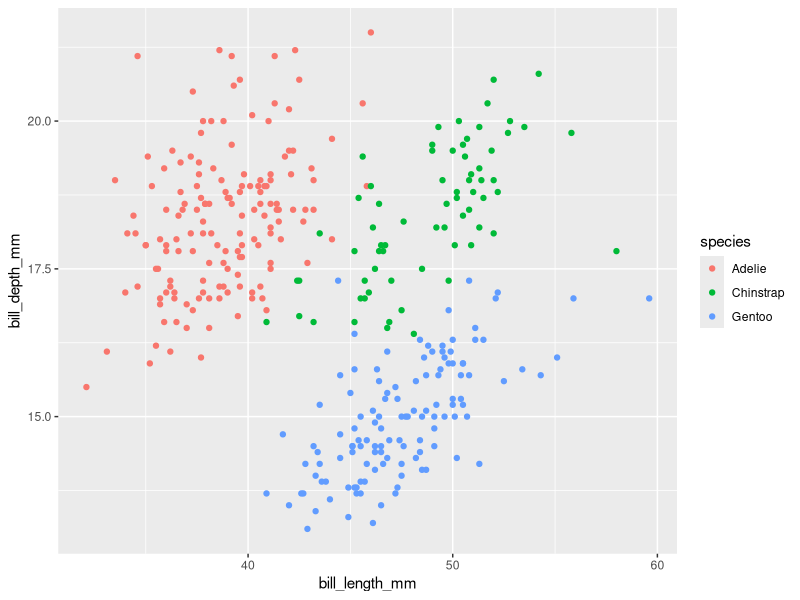
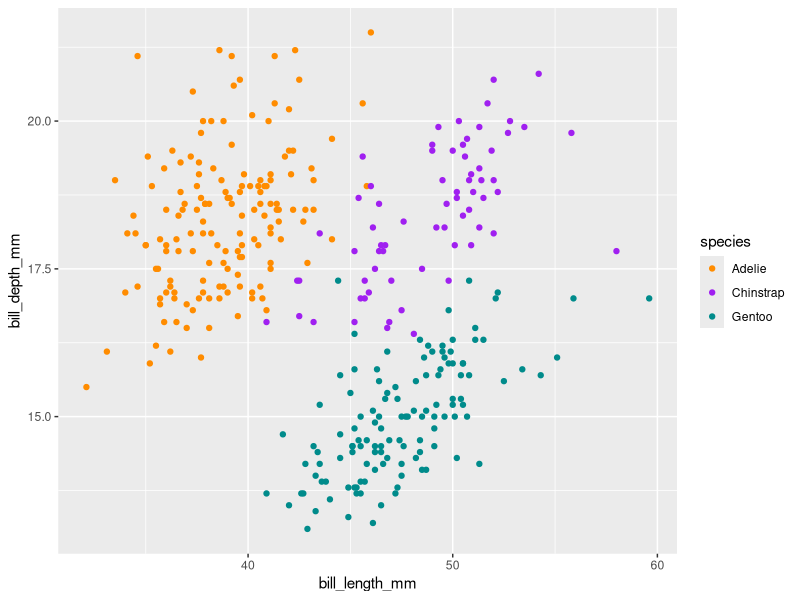
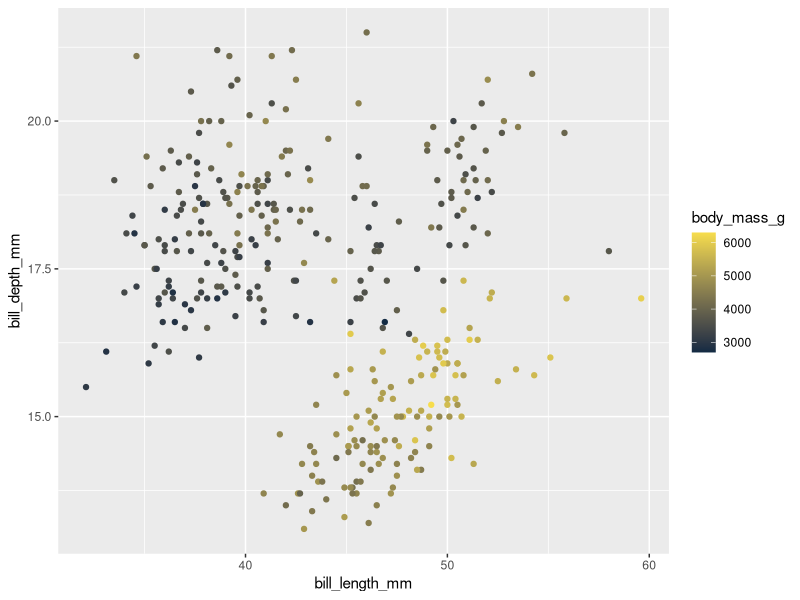
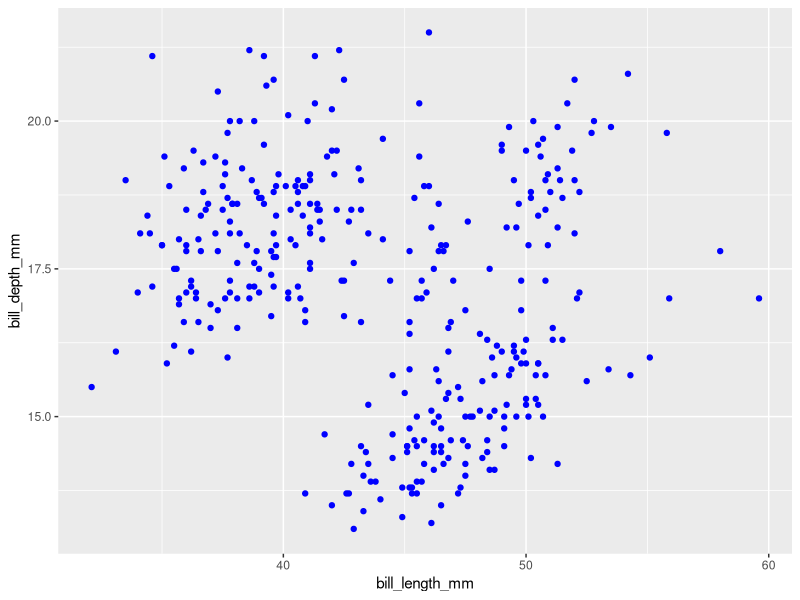
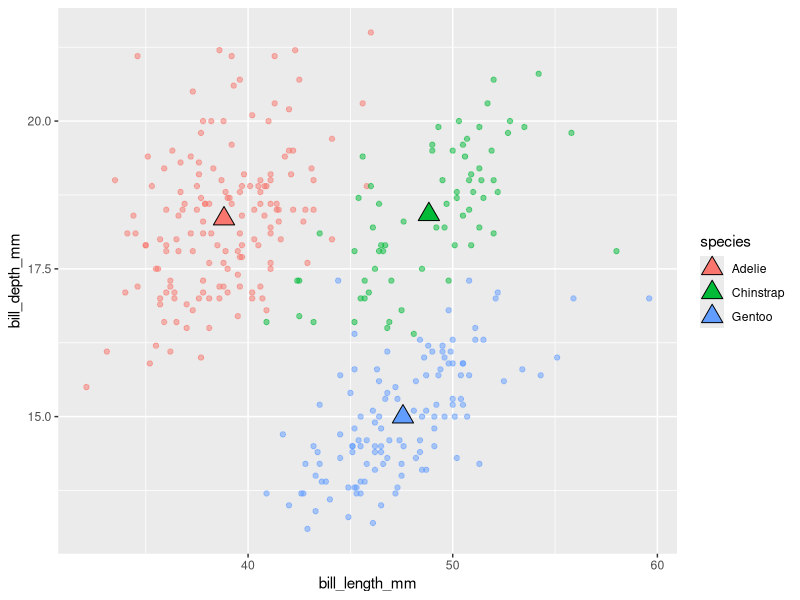
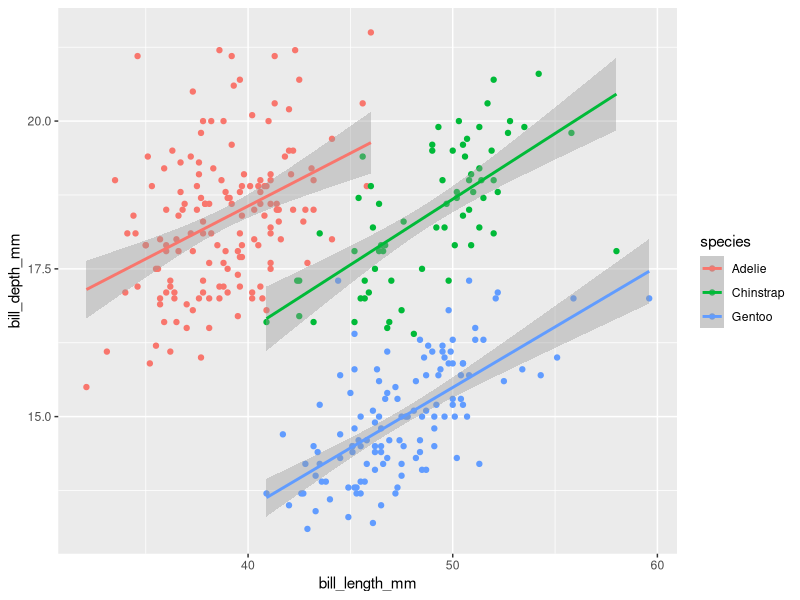
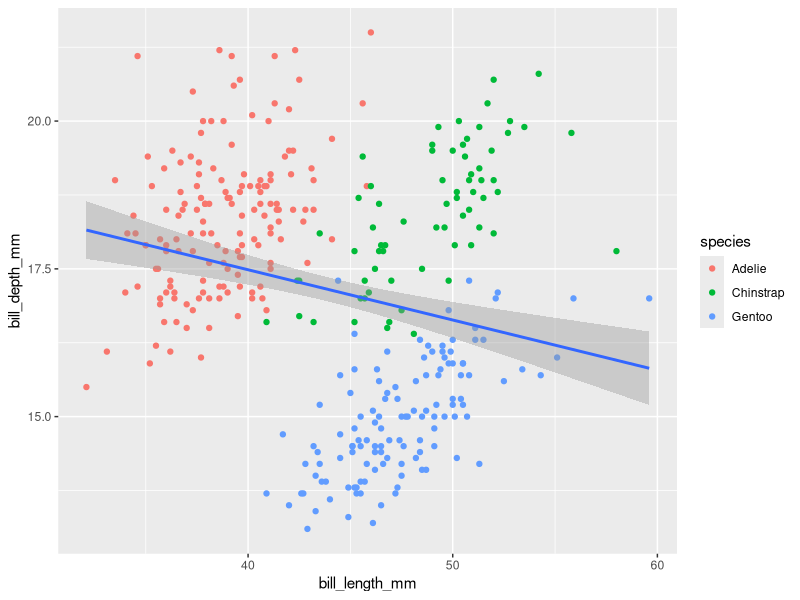
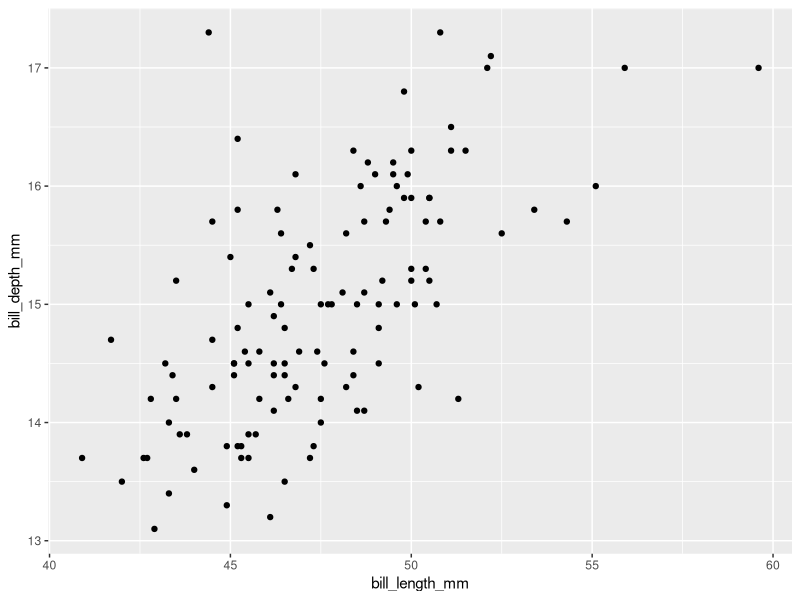

Here is the R script that generated these plots, in order:
## ---- chunk 1
#| eval: true
#| echo: true
#| message: false
#| warning: false
# load packages ----
library(tidyverse)
library(palmerpenguins)
## ---- chunk 2
# create some untidy temperature data ----
temp_data_wide <- tribble(
  ~date, ~station1, ~station2,  ~station3,
  "2023-10-01", 30.1, 29.8,  31.2,
  "2023-11-01", 28.6, 29.1,  33.4,
  "2023-12-01", 29.9, 28.5,  32.3
)

# print it out ----
print(temp_data_wide)
## ---- chunk 3
# convert data from wide > long ----
temp_data_long <- temp_data_wide |> 
  pivot_longer(cols = starts_with("station"),
               names_to = "station_id",
               values_to = "temp_c")

# print it out ----
print(temp_data_long)
## ---- chunk 4
#| warning: false
ggplot(penguins, aes(x = bill_length_mm, y = bill_depth_mm, color = species)) + 
  geom_point()
## ---- chunk 5
#| warning: false
ggplot(penguins, aes(x = bill_length_mm, y = bill_depth_mm, color = species)) + 
  geom_point() +
  scale_color_manual(values = c("darkorange","purple","cyan4"))
## ---- chunk 6
#| warning: false
ggplot(penguins, aes(x = bill_length_mm, y = bill_depth_mm, color = body_mass_g)) + 
  geom_point() +
  scale_color_gradient(low = "#132B43", high = "#F7DD4C")
## ---- chunk 7
#| warning: false
ggplot(penguins, aes(x = bill_length_mm, y = bill_depth_mm)) + 
  geom_point(color = "blue")
## ---- chunk 8
#| warning: false
#| message: false
# create a separate penguins_summary df ----
penguins_summary <- penguins |>
  drop_na() |> 
  group_by(species) |> 
  summarize(
    mean_bill_length_mm = mean(bill_length_mm),
    mean_bill_depth_mm = mean(bill_depth_mm)
  )

# create ggplot with layers from different dfs ----
ggplot() +
  geom_point(data = penguins, 
             mapping = aes(x = bill_length_mm, y = bill_depth_mm, color = species), 
             alpha = 0.5) +
  geom_point(data = penguins_summary,
             mapping = aes(x = mean_bill_length_mm, y = mean_bill_depth_mm, fill = species),
             size = 5, shape = 24)
## ---- chunk 9
#| warning: false
#| message: false
# scatterplot with lms fitted to species ---- 
ggplot(penguins, aes(x = bill_length_mm, y = bill_depth_mm, color = species)) +
  geom_point() +
  geom_smooth(method = "lm")
## ---- chunk 10
#| warning: false
#| message: false
# scatterplot with lm fitted to entire data set ---- 
ggplot(penguins, aes(x = bill_length_mm, y = bill_depth_mm)) +
  geom_point(aes(color = species)) +
  geom_smooth(method = "lm")
## ---- chunk 11
#| warning: false
# filter for Gentoo penguins, then pipe into ggplot ----
penguins |> 
  filter(species == "Gentoo") |> 
  ggplot(aes(x = bill_length_mm, y = bill_depth_mm)) + 
  geom_point()
## ---- chunk 12
#| warning: false
ggplot(penguins, aes(x = species)) +
  geom_bar(stat = "count") # this is the default stat, so you don't actually need to type this out!
## ---- chunk 13
#| warning: false

# new summarized df ----
penguin_summary <- penguins |> 
  count(species) 

# generate bar heights based on "identity" of values in `n` column ----
ggplot(penguin_summary, aes(x = species, y = n)) +
  geom_bar(stat = "identity")
## ---- chunk 14
#| warning: false
ggplot(data = penguins, mapping = aes(x = species, y = after_stat(prop), group = 1)) +
  geom_bar()
## ---- chunk 15
#| warning: false
ggplot(penguins, aes(x = species, fill = island)) +
  geom_bar(position = "stack") # this is the default, so you don't actually need to specify!
## ---- chunk 16
#| warning: false
ggplot(penguins, aes(x = species, fill = island)) +
  geom_bar(position = "fill") 
## ---- chunk 17
#| warning: false
ggplot(penguins, aes(x = species, fill = island)) +
  geom_bar(position = "dodge") 
## ---- chunk 18
#| warning: false
ggplot(penguins, aes(x = species, fill = island)) +
  geom_bar(position = position_dodge2(preserve = "single"))
## ---- chunk 19
#| warning: false
ggplot(penguins, aes(x = species)) +
  geom_bar() +
  coord_cartesian() # you don't need to explicitly include `coord_cartesian()` since it's the default
## ---- chunk 20
#| warning: false
ggplot(penguins, aes(x = species)) +
  geom_bar() +
  coord_flip()
## ---- chunk 21
#| warning: false
ggplot(penguins, aes(x = species)) +
  geom_bar() +
  coord_polar()
## ---- chunk 22
#| warning: false
ggplot(penguins, aes(x = species)) +
  geom_bar() +
  theme_light() 
## ---- chunk 23
#| warning: false
ggplot(penguins, aes(x = species)) +
  geom_bar() +
  theme_light() +
  theme(
    axis.title = element_text(size = 17, color = "purple")
  )
## ---- chunk 24
#| warning: false
#| message: false
ggplot(penguins, aes(x = flipper_length_mm, fill = species)) + 
  geom_histogram(position = "identity", alpha = 0.5) +
  scale_fill_manual(values = c("darkorange", "purple", "cyan4")) + 
  labs(x = "Flipper Length (mm)",
       y = "Frequency",
       fill = "Species",
       title = "Penguin Flipper Lengths") +
  facet_wrap(~species, ncol = 1)
